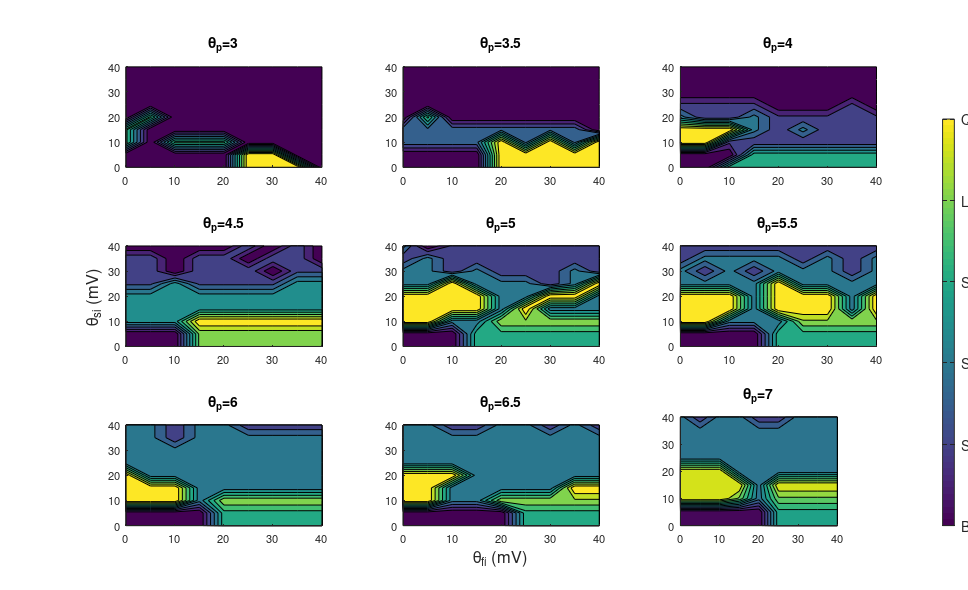

MATLAB code to generate this figure:
% script created by Richard Balson 25/11/2012

% description
% ~~~~~~~~~~~
% This script produces a contour plot of the results from the Wendling
% Model, all results are shown on a single plot

% last edit
% ~~~~~~~~~

% 

% next edit
% ~~~~~~~~~

% 

% Beginning of script
% ~~~~~~~~~~~~~~~~~~~~~

% Clear workspace
% ~~~~~~~~~~~
% clear
% close all
% clc
%%

% Dynamic variables
% ~~~~~~~~~~~~~~~~~~~~~~~~~~

DA = 9; % Number of different values for A
DB = 9; % Number of different values for B
DG =9;% Number of different values for G

Max_A =7;% Specify maximum value for A
Min_A =3; % Specify minimum value for A

Max_B = 40;% Specify maximum value for B
Min_B=0;% Specify minimum value for B

Max_G = 40; %Specify maximum value for G
Min_G =0; %Specify minimum value for G

% Bg =1; % Specify simulation value for background iEEG
% Ss =2;  % Specify simulation value for sporadic spiking iEEG
% Sd =3; % Specify simulation value for sustained discharge of spiking iEEG
% Sr=4; % Specify simulation value for slow rhythmic iEEG
% Lvr =5; %Specify simulation value for low volatage rapid iEEG
% Qs = 6; %Specify simulation value for quasi sinusoidal iEEG

Bg =1; % Specify simulation value for background iEEG
Ss =1.5;  % Specify simulation value for sporadic spiking iEEG
Sd =2; % Specify simulation value for sustained discharge of spiking iEEG
Sr=2.5; % Specify simulation value for slow rhythmic iEEG
Lvr =3; %Specify simulation value for low volatage rapid iEEG
Qs = 3.5; %Specify simulation value for quasi sinusoidal iEEG

% Static Varaibles
% ~~~~~~~~~~~~~~~~~~~~~~~~~~~~~~

A_values = linspace(Min_A,Max_A,DA); % Specify all values for A

B_values = linspace(Min_B,Max_B,DB); % Specify all values for B

G_values = linspace(Min_G,Max_G,DG); % Specify all values for G

% Simulation Results
% ~~~~~~~~~~~~~~~~~~~~~
% A=3

Sim_out(1,:,1) = [Bg*ones(1,5) Sr Sr Sr Bg]; % Results for B=0
Sim_out(2,:,1) = [Bg*ones(1,5) Sr Sr Bg Bg]; % Results for B=5
Sim_out(3,:,1) = [Sd Bg Sd Sd Sd Bg*ones(1,4)]; % Results for B=10
Sim_out(4,:,1) = [Sd Bg*ones(1,8)]; % Results for B=15
Sim_out(5,:,1) = [Bg Sd Bg*ones(1,7)]; % Results for B=20
Sim_out(6,:,1) = [Bg*ones(1,9)]; % Results for B=25
Sim_out(7,:,1) = [Bg*ones(1,9)]; % Results for B=30
Sim_out(8,:,1) = [Bg*ones(1,9)]; % Results for B=35
Sim_out(9,:,1) = [Bg*ones(1,9)]; % Results for B=40

% A =3.5

Sim_out(1,:,2) = [Bg*ones(1,4) Sr*ones(1,5)]; % Results for B=0
Sim_out(2,:,2) = [Bg*ones(1,4) Sr*ones(1,5)]; % Results for B=5
Sim_out(3,:,2) = [Ss*ones(1,4) Sr Ss Sr Ss Sr]; % Results for B=10
Sim_out(4,:,2) = [Ss*ones(1,8) Bg]; % Results for B=15
Sim_out(5,:,2) = [Bg Sd Bg*ones(1,7)]; % Results for B=20
Sim_out(6,:,2) = [Bg*ones(1,9)]; % Results for B=25
Sim_out(7,:,2) = [Bg*ones(1,9)]; % Results for B=30
Sim_out(8,:,2) = [Bg*ones(1,9)]; % Results for B=35
Sim_out(9,:,2) = [Bg*ones(1,9)]; % Results for B=40

% A =4

Sim_out(1,:,3) = [Bg Bg Sr*ones(1,7)]; % Results for B=0
Sim_out(2,:,3) = [Bg Bg Bg Sr*ones(1,6)]; % Results for B=5
Sim_out(3,:,3) = [Qs Qs Ss*ones(1,7)]; % Results for B=10
Sim_out(4,:,3) = [Qs Qs Qs Sd Ss Sd Ss Ss Ss]; % Results for B=15
Sim_out(5,:,3) = [Sd Ss Ss Sd Ss*ones(1,5)]; % Results for B=20
Sim_out(6,:,3) = [Ss*ones(1,4) Bg Bg Bg Ss Bg]; % Results for B=25
Sim_out(7,:,3) = [Bg*ones(1,9)]; % Results for B=30
Sim_out(8,:,3) = [Bg*ones(1,9)]; % Results for B=35
Sim_out(9,:,3) = [Bg*ones(1,9)]; % Results for B=40


% A=4.5

Sim_out(1,:,4) = [Bg Bg Bg Sr*ones(1,6)]; % Results for B=0
Sim_out(2,:,4) = [Bg Bg Bg Sr*ones(1,6)]; % Results for B=5
Sim_out(3,:,4) = [Sd Sd Sd Lvr*ones(1,6)]; % Results for B=10
Sim_out(4,:,4) = [Sd*ones(1,9)]; % Results for B=15
Sim_out(5,:,4) = [Sd*ones(1,9)]; % Results for B=20
Sim_out(6,:,4) = [Ss Ss Sd Ss*ones(1,4) Sd Sd]; % Results for B=25
Sim_out(7,:,4) = [Ss Ss Bg Ss Ss Ss Bg Ss Ss]; % Results for B=30
Sim_out(8,:,4) = [Ss Ss Bg Ss Ss Bg Ss Ss Bg]; % Results for B=35
Sim_out(9,:,4) = [Bg*ones(1,5) Ss Bg Ss Bg]; % Results for B=40

% A =5

Sim_out(1,:,5) = [Bg Bg Bg Sr*ones(1,6)]; % Results for B=0
Sim_out(2,:,5) = [Bg Bg Bg Sr*ones(1,6)]; % Results for B=5
Sim_out(3,:,5) = [Qs Qs Sd Sd Lvr*ones(1,5)]; % Results for B=10
Sim_out(4,:,5) = [Qs*ones(1,4) Sd Qs Sd Sd Sd]; % Results for B=15
Sim_out(5,:,5) = [Qs*ones(1,4) Sd Sd Qs Qs Sd]; % Results for B=20
Sim_out(6,:,5) = [Sd Sd Qs Sd Sd Sd Ss Sd Qs]; % Results for B=25
Sim_out(7,:,5) = [Sd Sd Ss Sd Ss Ss Ss Sd Ss]; % Results for B=30
Sim_out(8,:,5) = [Ss Sd Ss*ones(1,7)]; % Results for B=35
Sim_out(9,:,5) = [Sd Bg Ss*ones(1,7)]; % Results for B=40

% A =5.5

Sim_out(1,:,6) = [Bg*ones(1,4) Sr*ones(1,5)]; % Results for B=0
Sim_out(2,:,6) = [Bg*ones(1,4) Sr*ones(1,5)]; % Results for B=5
Sim_out(3,:,6) = [Qs Qs Sd Sd Sd Lvr*ones(1,4)]; % Results for B=10
Sim_out(4,:,6) = [Qs Qs Qs Sd Qs Qs Qs Sd Qs]; % Results for B=15
Sim_out(5,:,6) = [Qs Qs Qs Sd Qs Qs Qs Sd Qs]; % Results for B=20
Sim_out(6,:,6) = [Sd*ones(1,4) Qs Sd*ones(1,4)]; % Results for B=25
Sim_out(7,:,6) = [Sd Ss Sd Ss Sd Sd Sd Ss Sd]; % Results for B=30
Sim_out(8,:,6) = [Ss Sd*ones(1,4) Ss Sd Ss Sd]; % Results for B=35
Sim_out(9,:,6) = [Ss*ones(1,9)]; % Results for B=40

% A=6

Sim_out(1,:,7) = [Bg*ones(1,4) Sr*ones(1,5)]; % Results for B=0
Sim_out(2,:,7) = [Bg*ones(1,4) Sr*ones(1,5)]; % Results for B=5
Sim_out(3,:,7) = [Qs Qs Qs Sd Lvr*ones(1,5)]; % Results for B=10
Sim_out(4,:,7) = [Qs Qs Qs Sd*ones(1,6)]; % Results for B=15
Sim_out(5,:,7) = [Qs Sd*ones(1,8)]; % Results for B=20
Sim_out(6,:,7) = [Sd*ones(1,9)]; % Results for B=25
Sim_out(7,:,7) = [Sd*ones(1,9)]; % Results for B=30
Sim_out(8,:,7) = [Sd Sd Ss Sd*ones(1,6)]; % Results for B=35
Sim_out(9,:,7) = [Sd Sd Ss Sd Sd Ss*ones(1,4)]; % Results for B=40

% A =6.5

Sim_out(1,:,8) = [Bg*ones(1,5) Sr*ones(1,4)]; % Results for B=0
Sim_out(2,:,8) = [Bg*ones(1,5) Sr*ones(1,4)]; % Results for B=5
Sim_out(3,:,8) = [Qs Qs Sd Sd Lvr*ones(1,5)]; % Results for B=10
Sim_out(4,:,8) = [Qs Qs Sd*ones(1,5) Qs Qs]; % Results for B=15
Sim_out(5,:,8) = [Qs Qs Qs Sd*ones(1,6)]; % Results for B=20
Sim_out(6,:,8) = [Sd*ones(1,9)]; % Results for B=25
Sim_out(7,:,8) = [Sd*ones(1,9)]; % Results for B=30
Sim_out(8,:,8) = [Sd*ones(1,9)]; % Results for B=35
Sim_out(9,:,8) = [Sd Sd Ss Ss Sd Sd Ss Sd Ss]; % Results for B=40

% A =7

Sim_out(1,:,9) = [Bg*ones(1,5) Sr*ones(1,4)]; % Results for B=0
Sim_out(2,:,9) = [Bg*ones(1,5) Sr*ones(1,4)]; % Results for B=5
Sim_out(3,:,9) = [Qs Qs Qs Lvr Sd Lvr*ones(1,4)]; % Results for B=10
Sim_out(4,:,9) = [Qs*ones(1,4) Sd Qs*ones(1,4)]; % Results for B=15
Sim_out(5,:,9) = [Qs Qs Qs Sd*ones(1,6)]; % Results for B=20
Sim_out(6,:,9) = [Sd*ones(1,9)]; % Results for B=25
Sim_out(7,:,9) = [Sd*ones(1,9)]; % Results for B=30
Sim_out(8,:,9) = [Sd*ones(1,9)]; % Results for B=35
Sim_out(9,:,9) = [Sd Ss Sd Sd Ss Ss Sd Sd Sd]; % Results for B=40

    % defines bits for plotting
    % ~~~~~~~~~~~~~~~~~~~~~~~~~
    label_fontsize = 10;            % point
    tick_fontsize = 8;              % point
    fig_left_pos = 5;               % cms
    fig_bottom_pos = 5;             % cms
    fig_width = 8.2;                % cms
    fig_height = 5;                 % cms
    fig_dirname = 'C:\Users\Richard\Desktop\PhD\Projects\Images\Images\fig';              % default directory for figure files
    fig_name = 'FR2PSPKernel.fig';
    fig_dirandname = [fig_dirname fig_name];
    colorbar_font = 6;
    % Plot 
    % ~~~~~~~~~~~~~~~~~~~~~
    
    % A =3
        plot_length =3;
        plot_width = ceil(DA/plot_length); 
                fig = figure('name',['WMSim_Results'],...
        'units','centimeters',...
        'position',[fig_left_pos fig_bottom_pos plot_width*fig_width plot_length*fig_height],...
        'papersize',[plot_width*fig_width plot_length*fig_height],...
        'filename',fig_dirandname,...
        'PaperPositionMode','auto');
    for k = 1:DA
        A = A_values(k)*10;
    subplot(plot_length,plot_width,k),contourf(G_values,B_values,Sim_out(:,:,k)+0.05);
    hold on
%     view(0,90)
    set(gca,'fontsize',tick_fontsize)
    if k ==8
    xlabel('\theta_{fi} (mV)','fontsize',label_fontsize+2)
    end
    if k == 4
    ylabel('\theta_{si} (mV)','fontsize',label_fontsize+2) 
    end

%         set(a,'fontsize',colorbar_font);
%             b= get(a,'OuterPosition')
%     set(a,'OuterPosition',[b(1) b(2) b(3) 1*b(4)]);

%     b= get(a,'Position')
%     set(a,'Position',[b(1) b(2) b(3) 0.5*b(4)]);
%     b= get(fig,'Position')
%     set(fig,'Position',[b(1) b(2) b(3) 0.9*b(4)])
%     axis tight
    title(['\theta_{p}=',num2str(A_values(k))],'fontsize',label_fontsize);
    box off;
    
    end
    
    a= colorbar('YTickLabel',{'BG','SS','SDS','SR','LVR','QS'});
    caxis([Bg Qs]);
    b = get(a,'Position');
    set(a,'Position',[1.1*b(1) b(2) b(3) 1.25*plot_length*b(4)]);
    print(gcf, '-dpdf', '-r600', ['Wendling_Sim_Results_all.pdf'])

